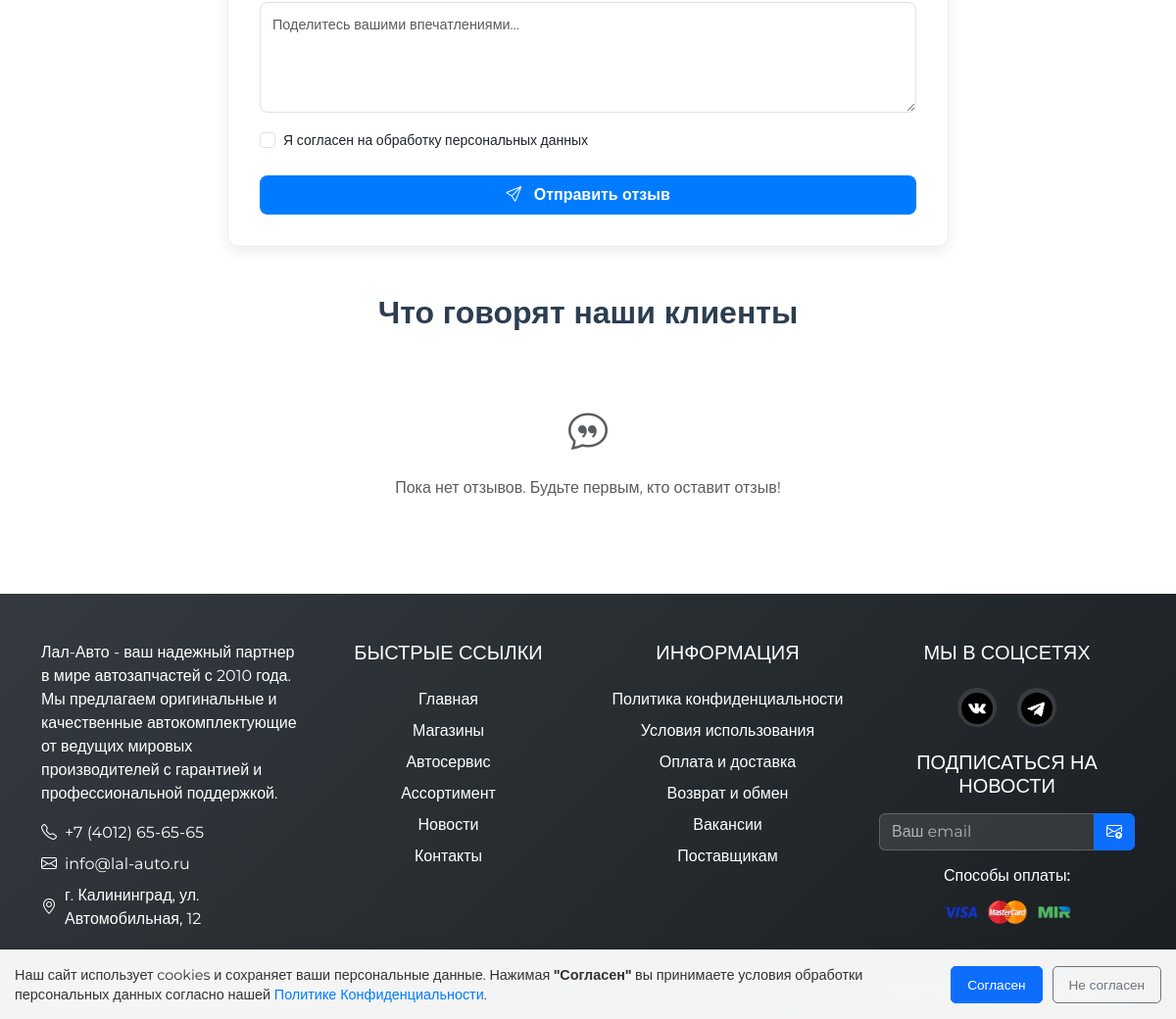
The app's page /includes/reviews.php (lower part), older data.
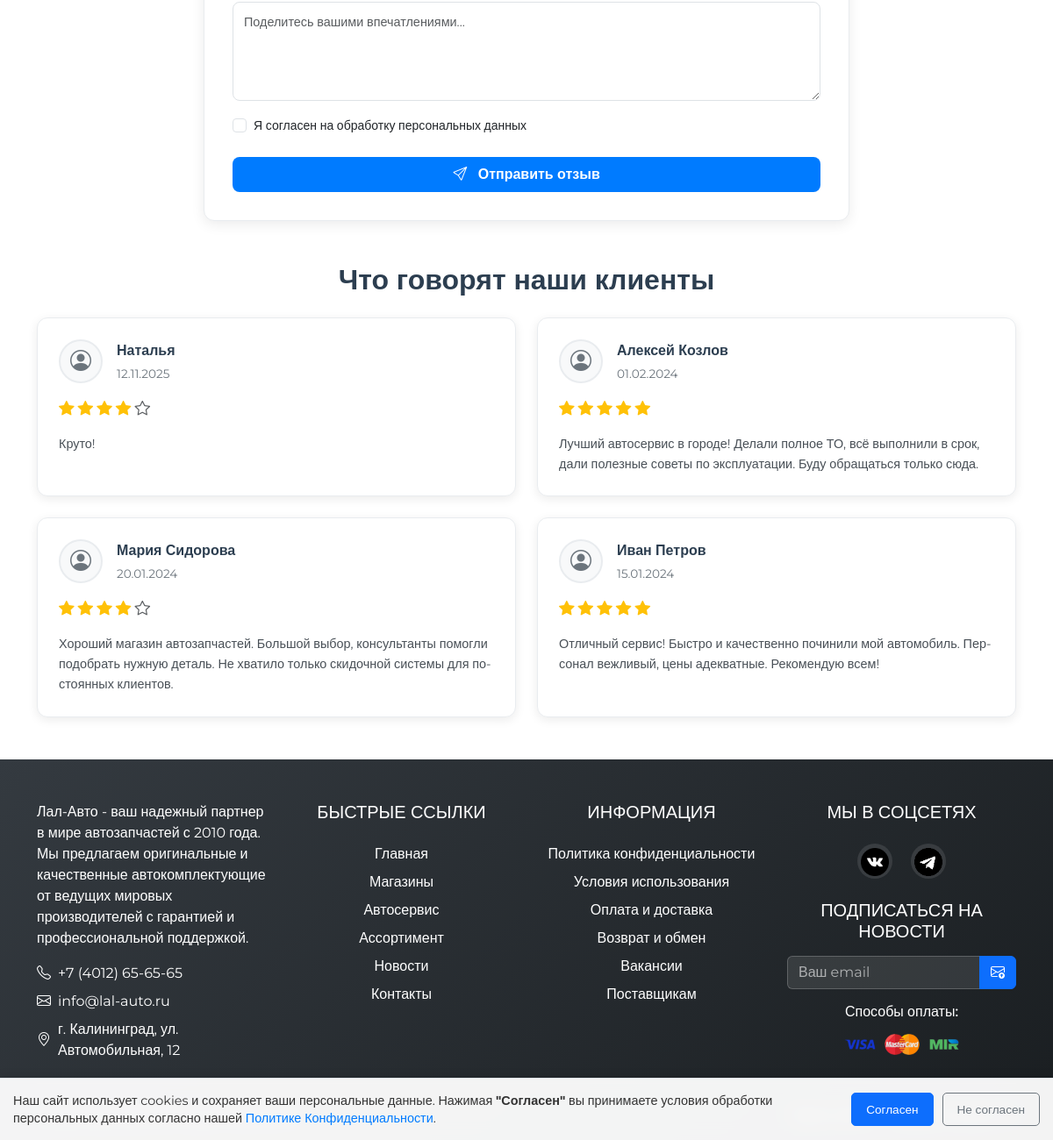
The same page, newer data.
### tables this page shows
CREATE TABLE `reviews` (
  `id` int(11) NOT NULL,
  `name` varchar(255) NOT NULL,
  `email` varchar(255) DEFAULT NULL,
  `rating` int(11) NOT NULL,
  `text` text NOT NULL,
  `status` enum('pending','approved','rejected') DEFAULT 'pending',
  `created_at` timestamp NULL DEFAULT CURRENT_TIMESTAMP,
  `updated_at` timestamp NULL DEFAULT CURRENT_TIMESTAMP ON UPDATE CURRENT_TIMESTAMP
);

### includes/reviews.php (the view, shortened to what this page needs)
<?php
require_once("../config/link.php");
$reviews_per_page = 4;
$current_page = isset($_GET['page']) ? (int)$_GET['page'] : 1;
$total_reviews_stmt = $conn->prepare("SELECT COUNT(*) as total FROM reviews WHERE status = 'approved'");
$total_reviews_stmt->execute();
$total_reviews_result = $total_reviews_stmt->get_result();
$offset = ($current_page - 1) * $reviews_per_page;
$reviews_stmt = $conn->prepare("SELECT * FROM reviews WHERE status = 'approved' ORDER BY created_at DESC LIMIT ? OFFSET ?");
$reviews_stmt->bind_param("ii", $reviews_per_page, $offset);
$reviews_stmt->execute();
$reviews_result = $reviews_stmt->get_result();
?>
<!DOCTYPE html>
<html lang="ru">
<head>
    <link rel="stylesheet" href="../css/bootstrap.min.css">
    <link rel="stylesheet" href="https://cdn.jsdelivr.net/npm/bootstrap-icons@1.11.1/font/bootstrap-icons.css">
    <link rel="stylesheet" href="../css/style.css">
    <link rel="stylesheet" href="../css/reviews-styles.css">
</head>
<body>
<?php
    require_once("header.php");
?>
<div class="container my-4">
    <div class="row mb-5">
        <div class="col-lg-8 mx-auto">
            <div class="review-form-container">
                <form id="reviewForm">
                    <div class="mb-3">
                        <textarea class="form-control" id="reviewText" rows="4" required placeholder="Поделитесь вашими впечатлениями..."></textarea>
                    </div>
                    <div class="mb-4">
                        <div class="form-check">
                            <input type="checkbox" class="form-check-input" id="agreePolicy" required>
                            <label class="form-check-label small" for="agreePolicy">
                                Я согласен на обработку персональных данных
                            </label>
                        </div>
                    </div>
                    <button type="submit" class="btn btn-primary w-100 py-2 fw-semibold">
                        <i class="bi bi-send me-2"></i> Отправить отзыв
                    </button>
                </form>
            </div>
        </div>
    </div>
    <div class="reviews-section mb-5">
        <h2 class="section-title text-center mb-4">Что говорят наши клиенты</h2>
        <div class="row g-4" id="reviewsContainer">
            <?php
            if ($reviews_result->num_rows > 0)
            {
                $animation_delay = 0;
                while($review = $reviews_result->fetch_assoc())
                {
                    $animation_delay += 0.1;
            ?>
                <div class="col-md-6">
                    <div class="review-card" style="animation-delay: <?php echo $animation_delay; ?>s">
                        <div class="review-header">
                            <div class="review-avatar">
                                <i class="bi bi-person-circle"></i>
                            </div>
                            <div class="review-info">
                                <div class="review-author"><?php echo htmlspecialchars($review['name']); ?></div>
                                <div class="review-date"><?php echo date('d.m.Y', strtotime($review['created_at'])); ?></div>
                            </div>
                        </div>
                        <div class="review-rating">
                            <?php
                            for($i = 1; $i <= 5; $i++)
                            {
                                if ($i <= $review['rating'])
                                {
                                    echo '<i class="bi bi-star-fill text-warning"></i>';
                                }
                                else
                                {
                                    echo '<i class="bi bi-star text-muted"></i>';
                                }
                            }
                            ?>
                        </div>
                        <div class="review-text">
                            <p><?php echo nl2br(htmlspecialchars($review['text'])); ?></p>
                        </div>
                    </div>
                </div>
            <?php
                }
            }
            else
            {
            ?>
                <div class="col-12 text-center">
                    <div class="no-reviews">
                        <i class="bi bi-chat-quote fs-1 text-muted mb-3"></i>
                        <p class="text-muted mb-0">Пока нет отзывов. Будьте первым, кто оставит отзыв!</p>
                    </div>
                </div>
            <?php
            }
            ?>
        </div>
    </div>
</div>
<?php
    require_once("footer.php");
?>
</body>
</html>

Row changes from the older to the newer data that the page shows:
added reviews: name "Наталья", created_at "12.11.2025", rating 4 (drawn), text "Круто!"
added reviews: name "Алексей Козлов", created_at "01.02.2024", rating 5 (drawn), text "Лучший автосервис в городе! Делали полное ТО, всё выполнили в срок, дали полезные советы по эксплуатации. Буду обращаться только сюда."
added reviews: name "Мария Сидорова", created_at "20.01.2024", rating 4 (drawn), text "Хороший магазин автозапчастей. Большой выбор, консультанты помогли подобрать нужную деталь. Не хватило только скидочной системы для постоянных клиентов."
added reviews: name "Иван Петров", created_at "15.01.2024", rating 5 (drawn), text "Отличный сервис! Быстро и качественно починили мой автомобиль. Персонал вежливый, цены адекватные. Рекомендую всем!"
Text that changed along with them:
text no longer shown: "Пока нет отзывов. Будьте первым, кто оставит отзыв!"
